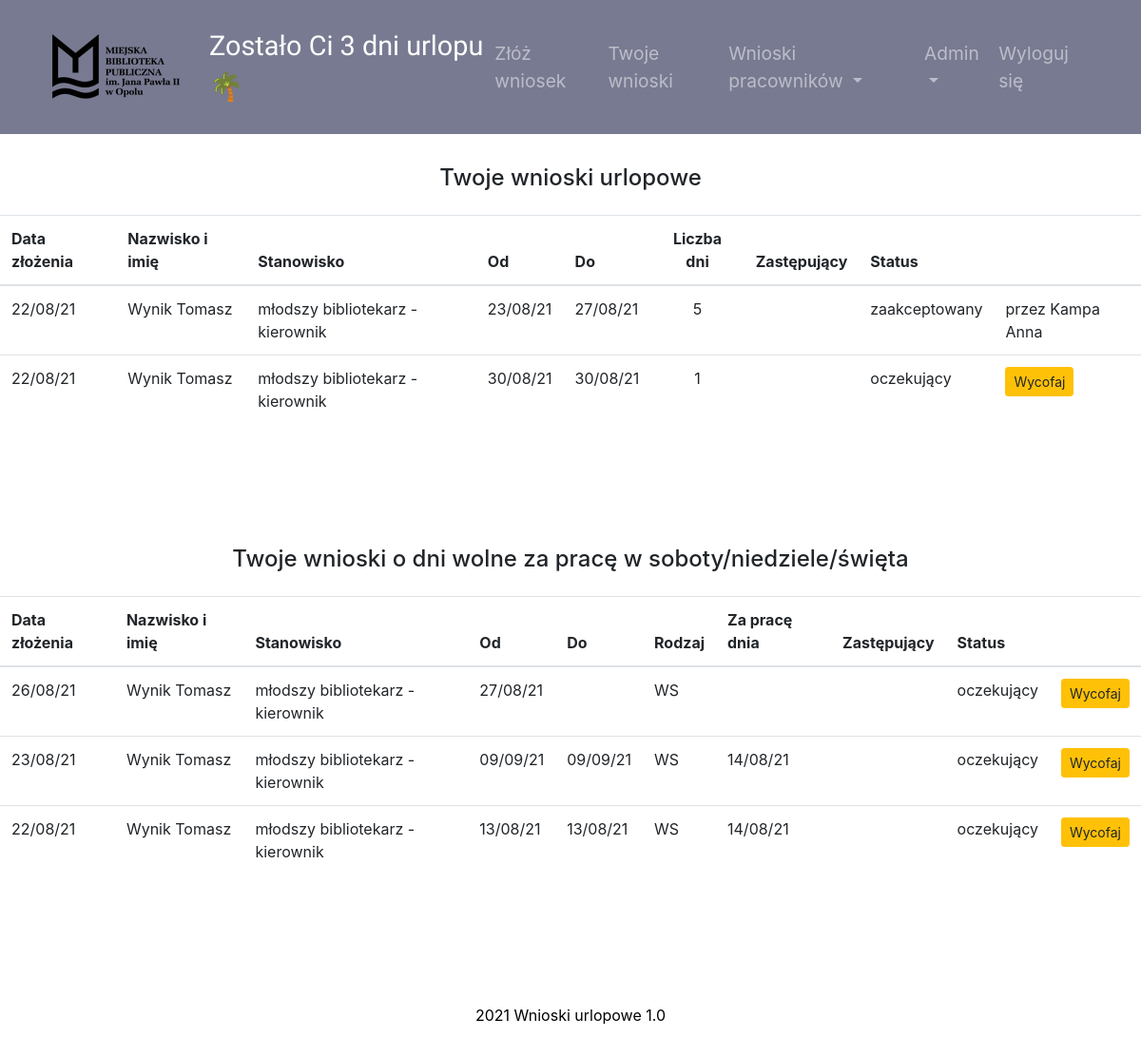
The page /my_requests (signed in) on the database as committed earlier.
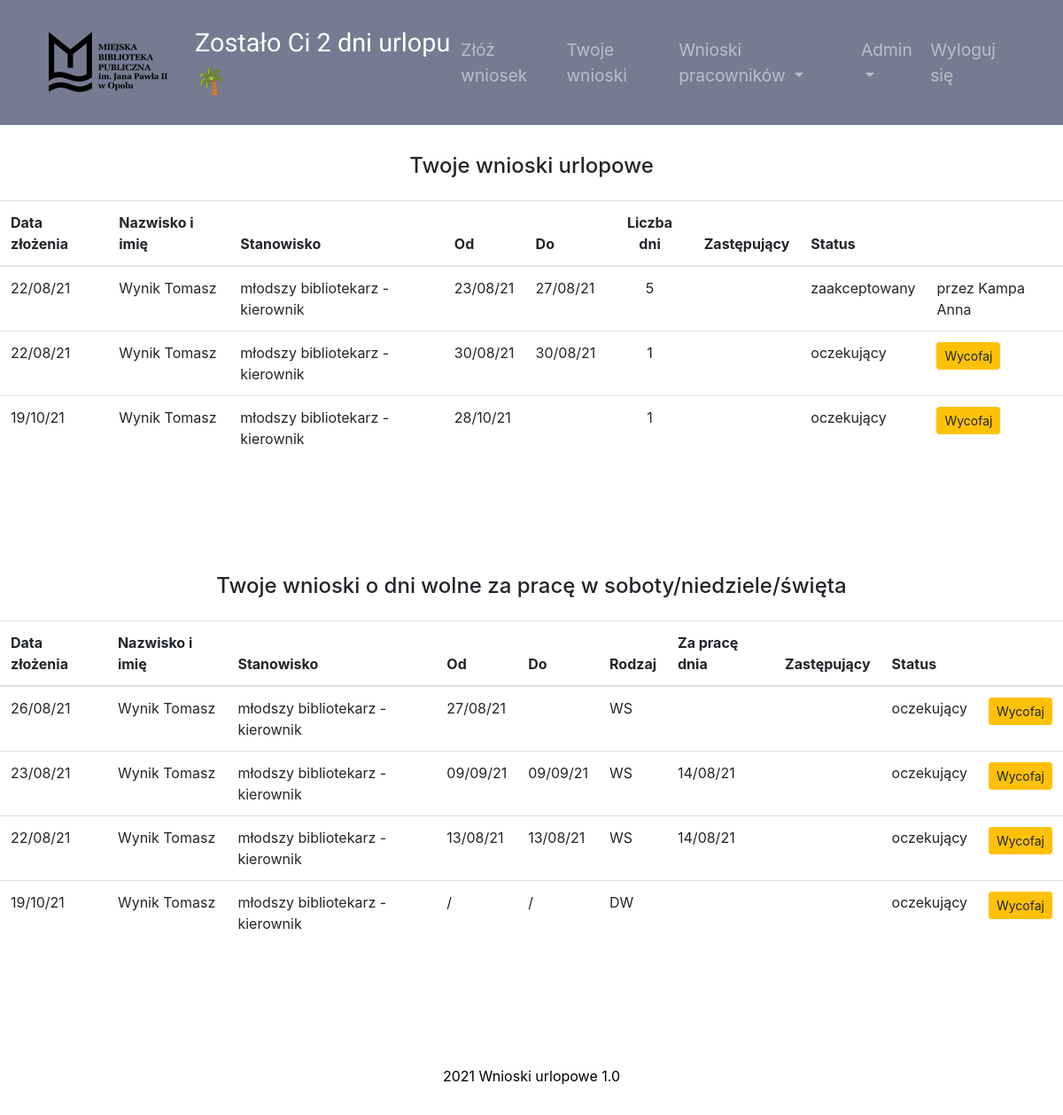
The same page on the database as committed later.
### main.py (models this page shows, shortened)
class Employee(UserMixin, db.Model):
    __tablename__ = "employees"
    id = db.Column(db.Integer, primary_key=True)
    name = db.Column(db.String(50), unique=False, nullable=False)
    login = db.Column(db.String(10), unique=True, nullable=False)
    password = db.Column(db.String(100))
    position = db.Column(db.String(50), unique=False)
    position_info = db.Column(db.String(20))
    work_place = db.Column(db.String)
    is_manager = db.Column(db.String(3), nullable=False)
    is_topmanager = db.Column(db.String(3), nullable=False)
    work_time = db.Column(db.Float, unique=False, nullable=False)
    email = db.Column(db.String)
    days_off = db.Column(db.Integer, nullable=False)
    annual_days_off = db.Column(db.Integer)
    contract_end = db.Column(db.String)
    requests = relationship("Request", back_populates="author")
    sickleaves = relationship("SickLeave", back_populates="person")
    manager_id = db.Column(db.Integer, db.ForeignKey("employees.id"))
    manager = relationship("Employee", backref='subordinates', remote_side="Employee.id")
    today_note = db.Column(db.String(20))
    additional_info = db.Column(db.String)

class Request(db.Model):
    __tablename__ = "requests"
    id = db.Column(db.Integer, primary_key=True)
    author_id = db.Column(db.Integer, db.ForeignKey("employees.id"))
    author = relationship("Employee", back_populates="requests")
    type = db.Column(db.String(250), nullable=False)
    work_date = db.Column(db.String(250))
    send_date = db.Column(db.String(250), nullable=False)
    start_date = db.Column(db.String(250), nullable=False)
    end_date = db.Column(db.String(250))
    days = db.Column(db.Integer)
    status = db.Column(db.String(15))
    substitute = db.Column(db.String(50), nullable=True)
    send_to_person = db.Column(db.String(50))
    signed_by = db.Column(db.String(50))

### main.py (the view)
@app.route("/my_requests")
@login_required
def my_requests():
    user_requests_holiday = db.session.query(Request).filter(Request.author_id == current_user.id).filter(
        Request.type == "W").order_by(desc(Request.send_date)).all()
    user_requests_others = db.session.query(Request).filter(
        (Request.type == 'WS') | (Request.type == 'WN') | (Request.type == "DW")).filter(
        Request.author_id == current_user.id).order_by(desc(Request.send_date)).all()
    return render_template("my_requests.html", user_requests_holiday=user_requests_holiday,
                           user_requests_others=user_requests_others)

### main.py (called while the page is built)
@login_manager.user_loader
def load_user(employee_id):
    return Employee.query.get(int(employee_id))

### templates/my_requests.html
{% include 'header.html' %}
<section class="page-section">
        <div class="requests">
        <h4 class="table-title">Twoje wnioski urlopowe</h4>
        <table class="table js-serial table-responsive">
            <thead>
            <tr>
                <th scope="col">Data złożenia</th>
                <th scope="col">Nazwisko i imię</th>
                <th scope="col">Stanowisko</th>
                <th scope="col">Od</th>
                <th scope="col">Do</th>
                <th scope="col" class="text-center">Liczba {% if current_user.work_time<1 %}godzin {%else%}dni {%endif%}</th>
                <th scope="col">Zastępujący</th>
                <th scope="col">Status</th>
                <th scope="col"></th>
            </tr>
            </thead>
            <tbody>
             {% for request in user_requests_holiday %}
            <tr>
                <td>{{request.send_date}}</td>
                <td>{{request.author.name}}</td>
                <td>{{request.author.position}}</td>
                <td>{{request.start_date}}</td>
                <td>{{request.end_date}}</td>
                <td class="text-center">{{ request.days}}</td>
                <td>{{request.substitute}}</td>
                <td>{{request.status}}</td>
                 {% if request.status=="oczekujący" %}
                <td>
                    <div class="btn-group btn-group-sm">
                        <a href="{{url_for('withdraw_request', request_id=request.id)}}" role="button" class="btn btn-warning">Wycofaj</a>
                    </div>
                </td>
                {%else%}
                 <td>przez {{request.signed_by}}</td>
                {% endif %}
            </tr>
            {% endfor %}
            </tbody>
        </table>
    </div>
    </section>
<section class="page-section">
    <div class="requests">
        <h4 class="table-title">Twoje wnioski o dni wolne za pracę w soboty/niedziele/święta</h4>
        <table class="table js-serial table-responsive">
            <thead>
            <tr>
                <th scope="col">Data złożenia</th>
                <th scope="col">Nazwisko i imię</th>
                <th scope="col">Stanowisko</th>
                <th scope="col">Od</th>
                <th scope="col">Do</th>
                <th scope="col">Rodzaj</th>
                <th scope="col">Za pracę dnia</th>
                <th scope="col">Zastępujący</th>
                <th scope="col">Status</th>
                <th scope="col"></th>
            </tr>
            </thead>
            <tbody>
            {% for request in user_requests_others %}
            <tr>
                <td>{{request.send_date}}</td>
                <td>{{request.author.name}}</td>
                <td>{{request.author.position}}</td>
                <td>{{request.start_date}}</td>
                <td>{{request.end_date}}</td>
                <td>{{request.type}}</td>
                <td>{{request.work_date}}</td>
                <td>{{request.substitute}}</td>
                <td>{{request.status}}</td>
                {% if request.status=="oczekujący" %}
                <td>
                    <div class="btn-group btn-group-sm">
                        <a href="{{url_for('withdraw_request', request_id=request.id)}}" role="button" class="btn btn-warning">Wycofaj</a>
                    </div>
                </td>
                {%else%}
                 <td>przez {{request.signed_by}}</td>
                {% endif %}
            </tr>
            {%endfor%}
            </tbody>
        </table>
    </div>
</section>
{% include 'footer.html' %}

### templates/header.html (shortened to what this page needs)
<!DOCTYPE html>
<html lang="pl">
<head>
    <link rel="stylesheet" href="https://maxcdn.bootstrapcdn.com/bootstrap/4.0.0/css/bootstrap.min.css"
>
    <link rel="stylesheet" href="https://cdnjs.cloudflare.com/ajax/libs/bootstrap-datepicker/1.9.0/css/bootstrap-datepicker.min.css"/>
    <link rel="stylesheet" href="./static/style.css" >
</head>
<body>
    <nav class="navbar position-sticky top-0 navbar-expand-lg navbar-dark w-100">
<div class="container-fluid">
        <a href="{{url_for('main')}}" class="navbar-brand ml-1" id="nav_urlop"><img src="/static/mbp_logo.png" class="d-inline-block align-center"  style="padding-right: 15px;"></a><p class="info"> {%if current_user.is_authenticated%} Zostało Ci {{current_user.days_off}} {% if current_user.work_time<1 %}godz. {%else%} dni  {%endif%}urlopu <span class="palm">🌴</span> {%endif%}</p>
        <div class="collapse navbar-collapse" id="navbarSupportedContent">
        <ul class="navbar-nav ml-auto">
            {% if current_user.position != "dyrektor"%}
                 <li class="nav-item">
                <a class="nav-link link-hide" href="{{url_for('main')}}">Złóż wniosek</a>
            </li>
            <li class="nav-item">
                <a class="nav-link link-hide" href="{{url_for('my_requests')}}">Twoje wnioski</a>
            </li>
            {% endif %}
            {% if current_user.is_manager == "TAK" %}
              <li class="nav-item dropdown">
      <a class="nav-link dropdown-toggle" href="{{url_for('employees_requests')}}" id="navbardrop" data-toggle="dropdown">
        Wnioski pracowników
      </a>
    </li>
{% endif %}
            {% if current_user.login in ["wynik", "kostek"] %}
                     <li class="nav-item dropdown">
      <a class="nav-link dropdown-toggle" href="{{url_for('admin_site')}}" id="navbardrop2" data-toggle="dropdown">
        Admin</a>
    </li>
           {% endif %}
            <li class="nav-item">
                <a class="nav-link link-hide" href="{{url_for('logout')}}">Wyloguj się</a>
            </li>
        </ul>
        </div>
    </div>
    </nav>

Rows that differ between the two databases and show on the page:
changed Employee: days_off "3" → "2"
added Request: send_date "19/10/21", author.name "Wynik Tomasz", author.position "młodszy bibliotekarz - kierownik", start_date "28/10/21", days "1", status "oczekujący", shown under "Twoje wnioski urlopowe"
added Request: send_date "19/10/21", author.name "Wynik Tomasz", author.position "młodszy bibliotekarz - kierownik", start_date "/", end_date "/", type "DW", status "oczekujący", shown under "Twoje wnioski o dni wolne za pracę w soboty/niedziele/święta"
